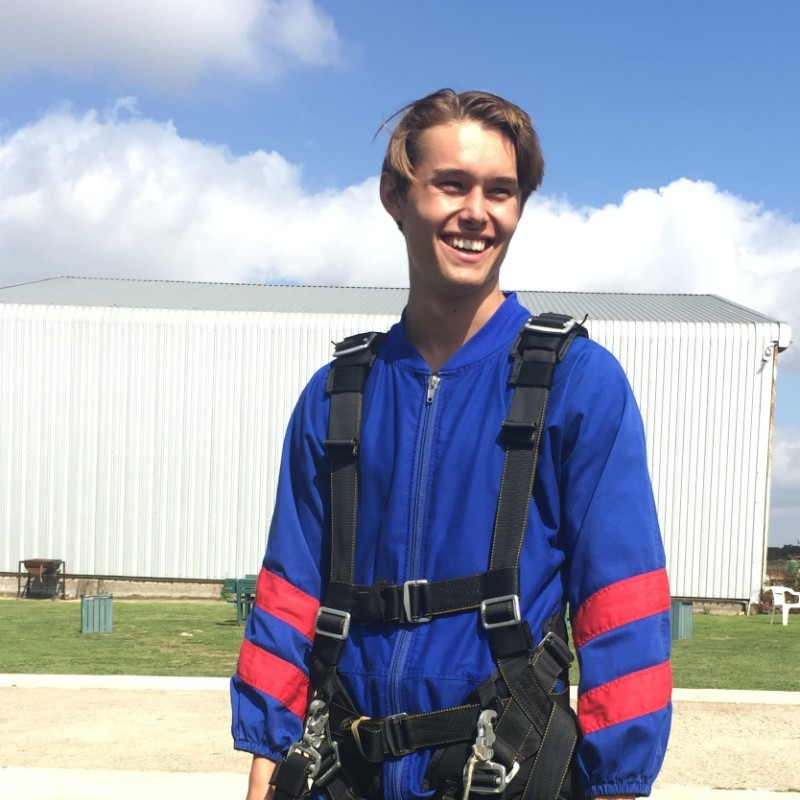
#> input picture resources/mePhoto.jfif, 800 x 800 px
$ python basicFunctions.py
#> lines starting #> are read from the running program, lines starting #| are printed output that depends on the picture; after the words box and inside, x2 and y2 are one past the last pixel; in counts of white or black regions, pixels touching at a corner belong together
import cv2
import numpy as np
print("Packages Imported")

img = cv2.imread("resources/mePhoto.jfif")
#> img is the input picture: shape (800, 800, 3); mean B, G, R 182.2, 163.6, 156.6
kernel = np.ones((5,5), np.uint8)

imgGray = cv2.cvtColor(img, cv2.COLOR_BGR2GRAY)#converts image into different colour spaces
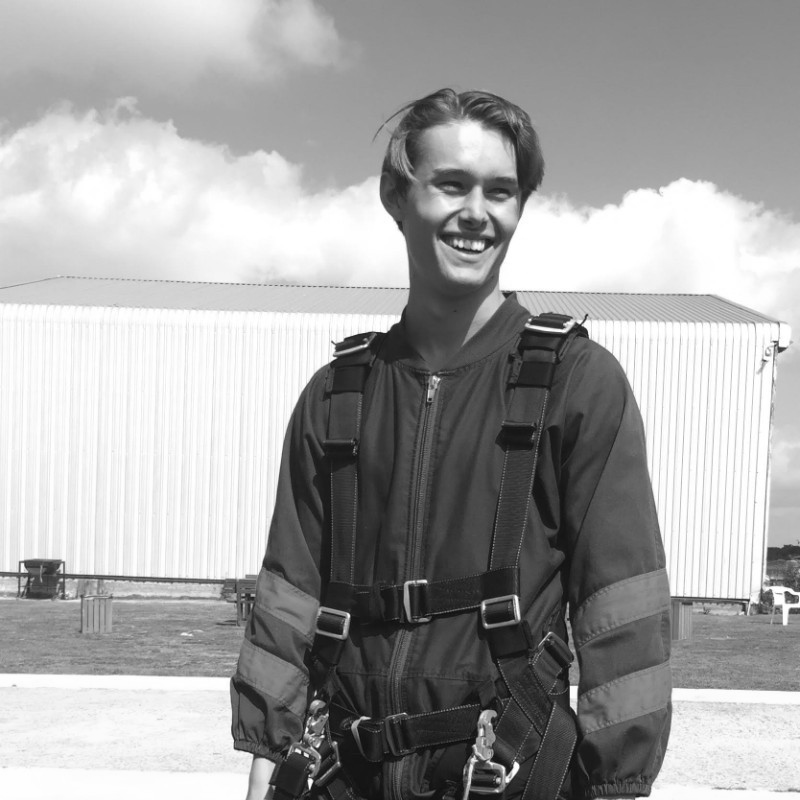
#> imgGray: shape (800, 800); min 8, max 255, mean 163.6
imgBlur = cv2.GaussianBlur(imgGray, (7,7), 0)#kernel side must be odd numbers
imgCanny = cv2.Canny(img, 100, 100)#finding edges
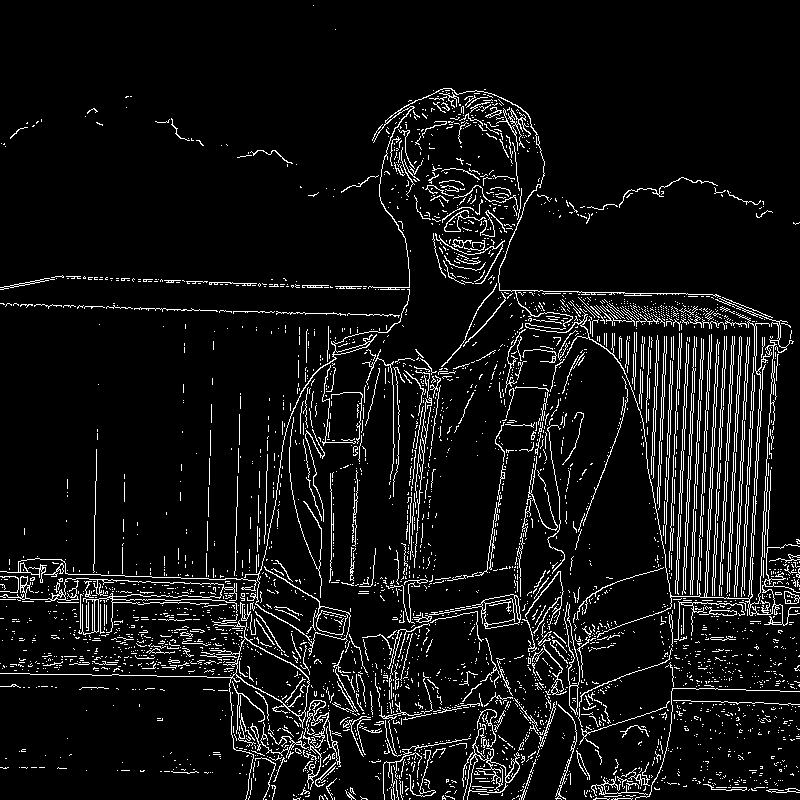
#> imgCanny: shape (800, 800); 7.2% white in thin lines or dots
imgDialation = cv2.dilate(imgCanny, kernel, iterations=1)#increases thickness of lines
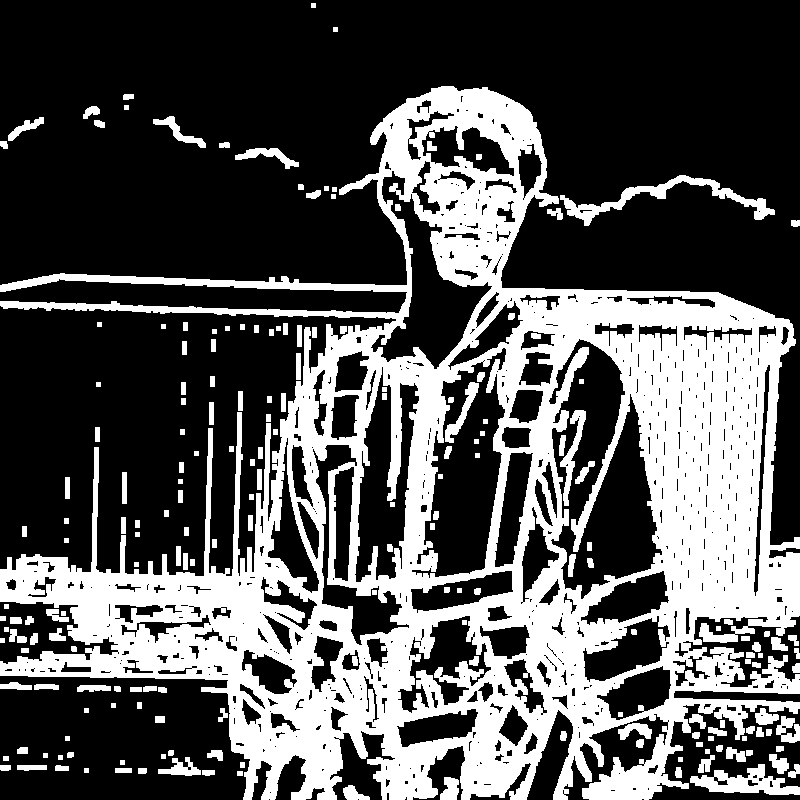
#> imgDialation: shape (800, 800); 33.3% white; 195 white regions, largest, box (x1, y1, x2, y2) and area: (0, 86, 800, 800) 194206, (560, 175, 775, 226) 2165, (690, 764, 800, 795) 1624
imgEroded = cv2.erode(imgDialation, kernel, iterations=1)#decreases line thickness
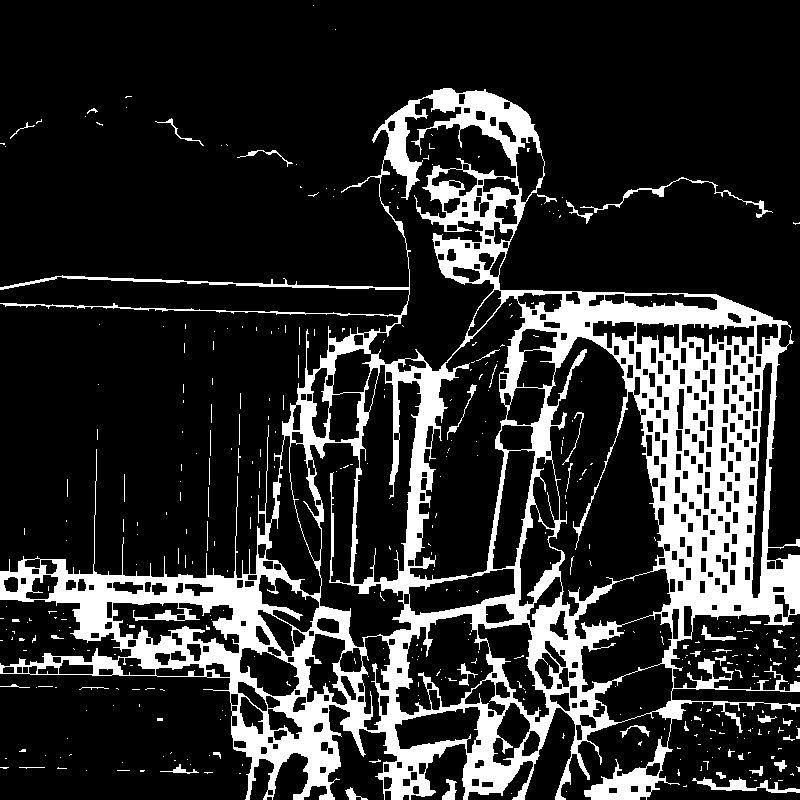
#> imgEroded: shape (800, 800); 18.1% white; 389 white regions (335 under 20 px), largest, box (x1, y1, x2, y2) and area: (0, 88, 800, 800) 110453, (692, 777, 800, 793) 575, (580, 177, 773, 218) 536

cv2.imshow("Gray Image", imgGray)
cv2.imshow("Blur Image", imgBlur)
cv2.imshow("Canny Image", imgCanny)
cv2.imshow("Dialation Image", imgDialation)
cv2.imshow("Eroded Image", imgEroded)
cv2.waitKey(0)

$ run again, with resources/shapes.jpg saved as resources/mePhoto.jfif
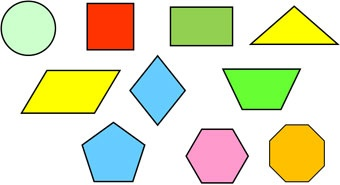
#> input picture resources/shapes.jpg, 340 x 185 px
#> img is the input picture: shape (185, 340, 3); mean B, G, R 190.8, 225.8, 222.5
#> `imgCanny = cv2.Canny(img, 100, 100)#finding edges`:
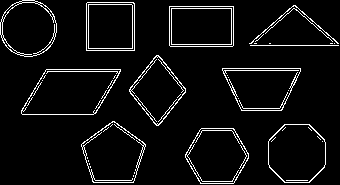
#> imgCanny: shape (185, 340); 5.6% white in thin lines or dots
#> imgDialation: shape (185, 340); 23.1% white; 10 white regions, largest, box (x1, y1, x2, y2) and area: (19, 67, 123, 117) 1732, (79, 119, 148, 185) 1545, (220, 66, 303, 113) 1540
#> `imgEroded = cv2.erode(imgDialation, kernel, iterations=1)#decreases li..`:
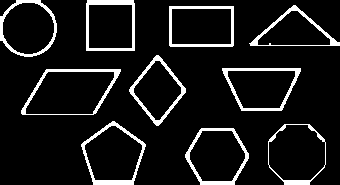
#> imgEroded: shape (185, 340); 9.3% white; 10 white regions, largest, box (x1, y1, x2, y2) and area: (81, 121, 146, 185) 675, (86, 0, 135, 51) 644, (222, 68, 301, 111) 636
